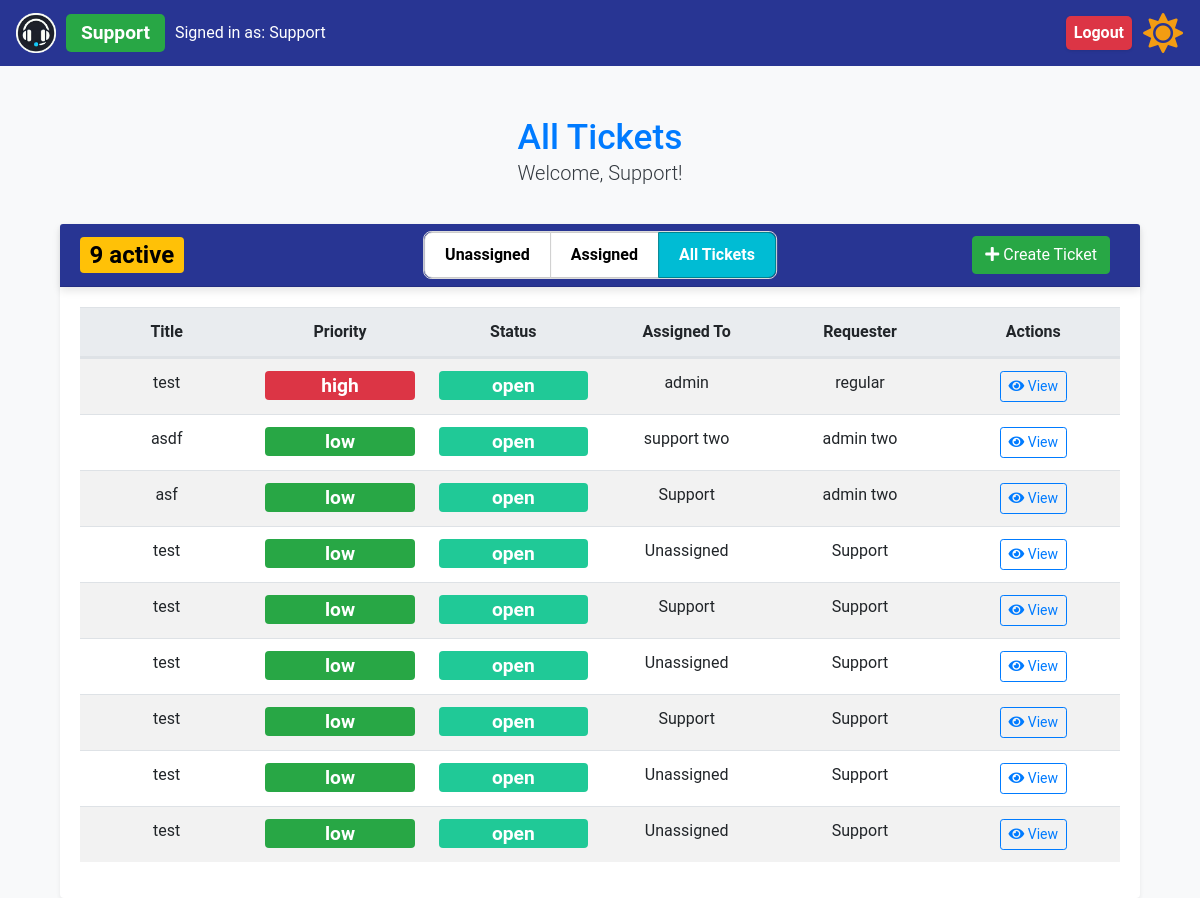
The app's page /all_tickets (signed in) with its own data.
### app/models.py (models this page shows)
class User(UserMixin, db.Model):
    id = db.Column(db.Integer, primary_key=True)
    name = db.Column(db.String(150), nullable=False)
    email = db.Column(db.String(150), unique=True, nullable=False)
    password = db.Column(db.String(150), nullable=False)
    role = db.Column(db.String(50), nullable=False)
    created_tickets = db.relationship(
        "Ticket",
        foreign_keys="Ticket.user_id",
        back_populates="creator",
        overlaps="assigned_tickets,comments"
    )
    assigned_tickets = db.relationship(
        "Ticket",
        foreign_keys="Ticket.assigned_to",
        back_populates="assignee",
        overlaps="created_tickets,comments"
    )
    user_comments = db.relationship(
        "Comment", back_populates="commenter", overlaps="commenter,comments"
    )

class Ticket(db.Model):
    id = db.Column(db.Integer, primary_key=True)
    title = db.Column(db.String(150), nullable=False)
    description = db.Column(db.Text, nullable=False)
    status = db.Column(db.String(50), nullable=False)
    priority = db.Column(db.String(50), nullable=False)
    created_at = db.Column(db.DateTime, default=datetime.utcnow)
    updated_at = db.Column(
        db.DateTime, default=datetime.utcnow, onupdate=datetime.utcnow
    )
    assigned_to = db.Column(db.Integer, db.ForeignKey("user.id"))
    user_id = db.Column(db.Integer, db.ForeignKey("user.id"))
    creator = db.relationship("User", foreign_keys=[user_id], back_populates="created_tickets", overlaps="assigned_tickets,comments")
    assignee = db.relationship("User", foreign_keys=[assigned_to], back_populates="assigned_tickets", overlaps="created_tickets,comments")
    ticket_comments = db.relationship("Comment", back_populates="ticket")

### app/routes.py (the view)
@bp.route('/all_tickets')
def all_tickets():
    if current_user.role == 'admin' or current_user.role == 'support':
        tickets = Ticket.query.all()
    else:
        tickets = Ticket.query.filter_by(user_id=current_user.id).all()
    view = 'all'
    return render_template('all_tickets.html', tickets=tickets, current_user=current_user, view=view)

### app/__init__.py (called while the page is built)
def create_app(config=None):
    app = Flask(__name__, instance_relative_config=True)
    if config:
        app.config.from_object(config)
    else:
        app.config.from_pyfile("config.py")  # Default to development config
    db.init_app(app)
    login_manager.init_app(app)
    migrate.init_app(app, db)
    csrf.init_app(app)  # Initialize CSRF protection with the app
    from .models import User  # Ensure User model is correctly defined
    @login_manager.user_loader
    def load_user(user_id):
        return User.query.get(int(user_id))
    from .routes import bp  # Ensure bp is defined as a Blueprint in routes.py
    app.register_blueprint(bp)
    return app

### app/routes.py (called while the page is built)
@bp.context_processor
def inject_open_tickets_count():
    open_tickets_count = Ticket.query.filter(Ticket.status.in_(['open', 'in progress'])).count()
    if open_tickets_count > 10:
        badge_class = "badge-active-tickets-high"  # Red
    elif open_tickets_count > 5:
        badge_class = "badge-active-tickets-medium"  # Yellow
    elif open_tickets_count > 0:
        badge_class = "badge-active-tickets-low"  # Green
    else:
        badge_class = "badge-active-tickets-info"  # Blue or default color
    return {
        'open_tickets_count': open_tickets_count,
        'badge_class': badge_class
    }

### app/templates/all_tickets.html (shortened to what this page needs)
{% extends "base.html" %} {% block content %}
<div class="container mt-5">
  <div class="row mb-2">
    <div class="col-12 text-center">
      <h2 class="text-primary mb-0">
        {% if current_user.role == 'admin' or current_user.role == 'support' %}
        All Tickets {% else %} My Tickets {% endif %}
      </h2>
      <p class="lead">Welcome, {{ current_user.name }}!</p>
    </div>
  </div>
  <div class="card shadow-sm">
    <div
      class="card-header bg-primary text-white d-flex justify-content-between align-items-center position-relative"
    >
      {% if current_user.role == 'admin' or current_user.role == 'support' %}
      <div class="d-flex align-items-center">
        <span class="badge {{ badge_class }}">
          {{ open_tickets_count }} active
        </span>
      </div>
      <div class="toggle-buttons">
        <div
          class="btn-group toggle-group"
          role="group"
          aria-label="Ticket Status Toggle"
        >
          <a
            href="{{ url_for('main.unassigned_tickets') }}"
            class="btn btn-toggle {% if view == 'unassigned' %}active{% endif %}"
          >
            Unassigned
          </a>
          <a
            href="{{ url_for('main.assigned_tickets') }}"
            class="btn btn-toggle {% if view == 'assigned' %}active{% endif %}"
          >
            Assigned
          </a>
          <a
            href="{{ url_for('main.all_tickets') }}"
            class="btn btn-toggle {% if view == 'all' %}active{% endif %}"
          >
            All Tickets
          </a>
        </div>
      </div>
      {% endif %}
      <div class="ms-auto">
        <a class="btn btn-success" href="{{ url_for('main.create_ticket') }}">
          <i class="fas fa-plus"></i> Create Ticket
        </a>
      </div>
    </div>
    <div class="card-body">
      <table class="table table-striped table-hover">
        <thead>
          <tr class="d-flex justify-content-between">
            <th class="col text-center">Title</th>
            <th class="col text-center">Priority</th>
            <th class="col text-center">Status</th>
            <th class="col text-center">Assigned To</th>
            <th class="col text-center">Requester</th>
            <th class="col text-center">Actions</th>
          </tr>
        </thead>
        <tbody>
          {% if tickets|length == 0 %}
          <tr>
            <td colspan="6">
              <div class="text-center">
                <h5>No tickets</h5>
              </div>
            </td>
          </tr>
          {% else %} {% for ticket in tickets %}
          <tr class="d-flex justify-content-between">
            <td class="col text-center">{{ ticket.title }}</td>
            <td class="col text-center">
              <span class="badge badge-priority-{{ ticket.priority }}">
                {{ ticket.priority }}
              </span>
            </td>
            <td class="col text-center">
              <span class="badge badge-status-{{ ticket.status|lower }}">
                {{ ticket.status }}
              </span>
            </td>
            <td class="col text-center">
              {{ ticket.assignee.name if ticket.assignee else 'Unassigned' }}
            </td>
            <td class="col text-center">{{ ticket.creator.name }}</td>
            <td class="col text-center">
              <a
                href="{{ url_for('main.ticket_details', ticket_id=ticket.id) }}"
                class="btn btn-outline-primary btn-sm"
              >
                <i class="fas fa-eye"></i> View
              </a>
            </td>
          </tr>
          {% endfor %} {% endif %}
        </tbody>
      </table>
    </div>
  </div>
</div>
{% endblock %}

### app/templates/base.html (shortened to what this page needs)
<!DOCTYPE html>
<html lang="en">
  <head>
    <link
      href="https://stackpath.bootstrapcdn.com/bootstrap/4.5.2/css/bootstrap.min.css"
      rel="stylesheet"
    />
    <link
      href="{{ url_for('static', filename='styles.css') }}"
      rel="stylesheet"
    />
    <link
      rel="stylesheet"
      href="https://cdnjs.cloudflare.com/ajax/libs/font-awesome/5.15.4/css/all.min.css"
    />
  </head>
  <body class="light-mode">
    <nav class="navbar navbar-expand-lg">
      <a class="navbar-brand" href="#">
        <img
          src="{{ url_for('static', filename='logo.png') }}"
          alt="Help Desk Logo"
          style="height: 40px"
        />
        {% if current_user.is_authenticated %}
        <div class="role-container">
          <span class="badge badge-role-{{ current_user.role}}"
            >{{ current_user.role.capitalize() }}</span
          >
          <span class="user-info">Signed in as: {{ current_user.name }}</span>
        </div>
        {% endif %}
      </a>
      <div class="collapse navbar-collapse" id="navbarNav">
        <ul class="navbar-nav ml-auto">
          {% if current_user.is_authenticated %}
          <li class="nav-item">
            <a class="nav-link logout-badge" href="{{ url_for('main.logout') }}"
              >Logout</a
            >
          </li>
          {% endif %}
          <li class="nav-item">
            <button id="theme-toggle-button" class="btn btn-link nav-link">
              <i id="theme-toggle-icon" class="fas fa-sun"></i>
            </button>
          </li>
        </ul>
      </div>
    </nav>
    <div class="container">{% block content %} {% endblock %}</div>
  </body>
</html>

### app/static/styles.css (style rules this page uses)
body { font-family: "Roboto", sans-serif; background-color: #f8f9fa; margin: 0; color: #343a40; }
.container { margin-top: 50px; }
h2 { color: #007bff; }
.table th, .table td { vertical-align: middle; }
.table th { background-color: #e9ecef; }
.card { border: none; margin-top: 20px; box-shadow: 0 4px 8px rgba(0, 0, 0, 0.1); }
.card-header { background-color: #283593 !important; color: #ffffff; font-size: 1.25rem; font-weight: 500; box-shadow: 0 4px 8px rgba(0, 0, 0, 0.1); display: flex; justify-content: space-between; align-items: center; position: relative; }
.btn-primary, .btn-secondary, .btn-success, .btn-warning { margin-right: 10px; }
.btn-success { background-color: #28a745; border-color: #28a745; margin-left: auto; }
.btn-outline-primary { border-color: #007bff; color: #007bff; }
.badge { font-size: 1.2em; }
.text-primary { color: #007bff !important; font-size: 2.2em; }
.badge-priority-low, .badge-priority-medium, .badge-priority-high, .badge-status-open, .badge-status-in-progress, .badge-status-closed { text-align: center; width: 100%; }
.badge-priority-low { background-color: #28a745; color: rgb(255, 255, 255); }
.badge-priority-high { background-color: #dc3545; color: white; }
.navbar { background-color: #283593; }
.navbar .navbar-brand, .navbar .nav-link { color: #ffffff; }
.navbar-brand { display: flex; align-items: center; }
.badge-status-open { background-color: #20c997; color: white; }
#theme-toggle-button { font-size: 1.5rem; cursor: pointer; height: 40px; display: flex; align-items: center; justify-content: center; padding: 0; margin: 0; margin-left: 10px; }
#theme-toggle-button .fas { transition: color 0.3s ease; font-size: 40px; line-height: 40px; }
.toggle-buttons { position: absolute; left: 50%; transform: translateX(-50%); }
.ms-auto { margin-left: auto; }
body.light-mode #theme-toggle-icon { color: #f39c12; }
.toggle-group { border: 1px solid #ddd; border-radius: 8px; overflow: hidden; display: inline-flex; }
.btn-toggle { background-color: white; color: black; padding: 10px 20px; border: 1px solid #ccc; border-radius: 0; font-weight: bold; cursor: pointer; transition: background-color 0.3s ease, color 0.3s ease; text-decoration: none; }
.btn-toggle.active { background-color: #00bcd4; color: white; border-color: #00838f; }
.toggle-group .btn-toggle:first-child { border-top-left-radius: 8px; border-bottom-left-radius: 8px; }
.toggle-group .btn-toggle:last-child { border-top-right-radius: 8px; border-bottom-right-radius: 8px; }
.logout-badge { cursor: pointer; transition: transform 0.2s, box-shadow 0.2s; display: inline-flex; align-items: center; padding: 5px 10px; border-radius: 5px; box-shadow: 0 1px 3px rgba(0, 0, 0, 0.1); white-space: nowrap; justify-content: space-between; color: #fff; background-color: #dc3545; text-decoration: none; margin-left: auto; font-weight: bold; }
.navbar-nav { display: flex; align-items: center; }
.role-container { display: flex; align-items: center; }
.user-info { color: white; font-size: 1rem; font-weight: 400; }
.role-container .badge { display: inline-block; }
.badge-role-admin, .badge-role-support, .badge-role-regular { padding: 0 15px; border-radius: 5px; font-weight: bold; font-size: 1.2rem; margin-right: 10px; margin-left: 10px; height: 38px; display: flex; align-items: center; justify-content: center; line-height: 38px; text-align: center; }
.badge-role-support { background-color: #28a745; }
.badge-active-tickets-medium { background-color: #ffc107; color: black; }

### records on screen
User: role "Support", name "Support"
Ticket: title "test", priority "high", status "open", assignee "admin", creator.name "regular"
Ticket: title "asdf", priority "low", status "open", assignee "support two", creator.name "admin two"
Ticket: title "asf", priority "low", status "open", assignee "Support", creator.name "admin two"
Ticket: title "test", priority "low", status "open", assignee "Unassigned", creator.name "Support"
Ticket: title "test", priority "low", status "open", assignee "Support", creator.name "Support"
Ticket: title "test", priority "low", status "open", assignee "Unassigned", creator.name "Support"
Ticket: title "test", priority "low", status "open", assignee "Support", creator.name "Support"
Ticket: title "test", priority "low", status "open", assignee "Unassigned", creator.name "Support"
Ticket: title "test", priority "low", status "open", assignee "Unassigned", creator.name "Support"

### other values on screen
{{ open_tickets_count }} "9"
